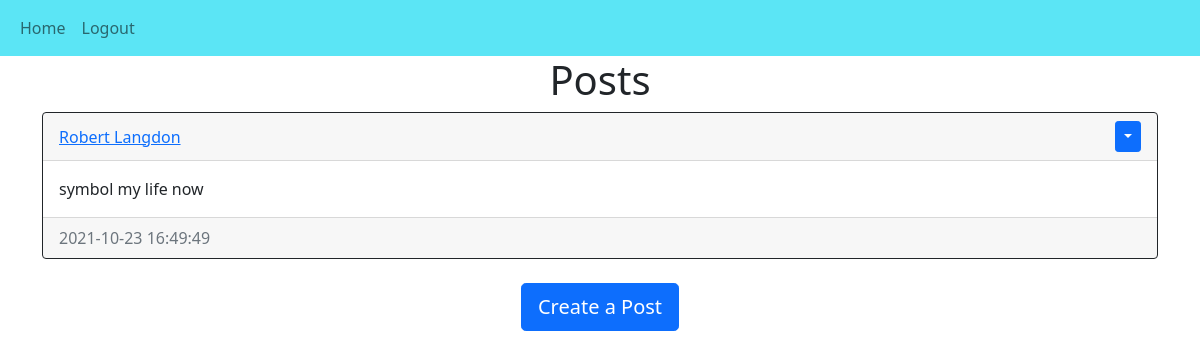
The page /home (signed in) on the database as committed earlier.
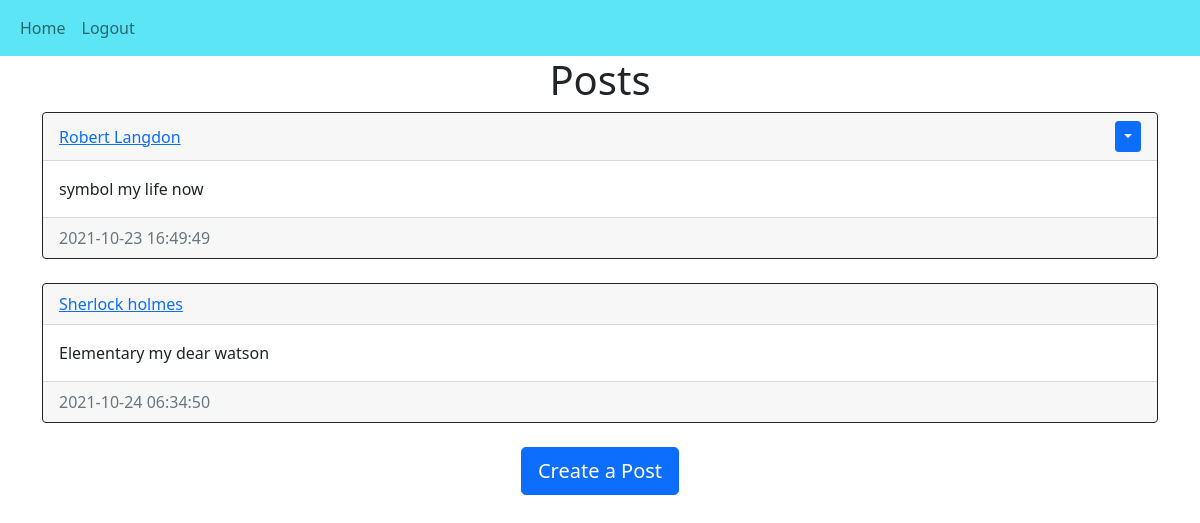
The same page on the database as committed later.
### website/models.py (models this page shows)
class Post(db.Model):
    id = db.Column(db.Integer, primary_key=True)
    text = db.Column(db.Text,nullable=False)
    date_created = db.Column(db.DateTime(timezone=True), default=func.now())
    author = db.Column(db.Integer, db.ForeignKey('user.id',on_delete='CASCADE'),
        nullable=False)

class User(db.Model, UserMixin):
    id = db.Column(db.Integer, primary_key=True)
    email = db.Column(db.String(150), unique=True)
    username = db.Column(db.String(150), unique=True)
    password = db.Column(db.String(150))
    date_created = db.Column(db.DateTime(timezone=True), default=func.now())
    posts = db.relationship('Post',backref='user',passive_deletes=True)

### website/views.py (the view)
@views.route("/")
@views.route("/home")
@login_required
def home():
    posts=Post.query.all()
    return render_template("home.html", user=current_user, posts=posts)

### website/__init__.py (called while the page is built)
def create_app():
    app = Flask(__name__)
    app.config['SECRET_KEY'] = "2441139"
    app.config['SQLALCHEMY_DATABASE_URI'] = f'sqlite:///{DB_NAME}'
    db.init_app(app)
    from .views import views
    from .auth import auth
    app.register_blueprint(views, url_prefix="/")
    app.register_blueprint(auth, url_prefix="/")
    from .models import User,Post
    create_database(app)
    login_manager = LoginManager()
    login_manager.login_view = "auth.login"
    login_manager.init_app(app)
    @login_manager.user_loader
    def load_user(id):
        return User.query.get(int(id))
    return app

### website/templates/home.html (shortened to what this page needs)
{% extends "posts_div.html" %}

### website/templates/posts_div.html (shortened to what this page needs)
{% extends "base.html" %}
{% block content%}
  <h1 align="center">{% block header %}Posts{% endblock %}</h1>
  <div id="posts">
    {% for post in posts %}
    <div class="card border-dark">
      <div class="card-header d-flex justify-content-between align-items-center">
        <a href="/posts/{{post.user.username}}">{{post.user.username}}</a>
        {% if user.id == post.author %}
        <div class="btn-group">
          <button
            type="button"
            class="btn btn-sm btn-primary dropdown-toggle"
            data-bs-toggle="dropdown"
          ></button>
        </div>
        {% endif %}
      </div>
      <div class="card-body">
        <div class="card-text">{{post.text}}</div>
      </div>
      <div class="card-footer text-muted">{{post.date_created}}</div>
    </div>
    <br/ > {% endfor %}
  </div>
  {% block footer %}
  <div align="center">
    <a href="/create-post"
      ><button type="button" class="btn btn-primary btn-lg">
        Create a Post
      </button></a
    >
  </div>
  {% endblock %}
{% endblock %}

### website/templates/base.html (shortened to what this page needs)
<!DOCTYPE html>
<html>
<head>
	<link href="https://cdn.jsdelivr.net/npm/bootstrap@5.1.3/dist/css/bootstrap.min.css" rel="stylesheet">
</head>
<body>
	<nav class="navbar navbar-expand-lg navbar-light" style="background-color: #5be5f5;">
  	<div class="container-fluid">
        <div class="collapse navbar-collapse" id="navbar">
          <div class="navbar-nav">
            <a class="nav-item nav-link" href="/home">Home</a>
            {% if user.is_authenticated %}
              <a class="nav-item nav-link" href="/logout">Logout</a>
            {% else %}
              <a class="nav-item nav-link" href="/login">Login</a>
              <a class="nav-item nav-link" href="/signup">Sign Up</a>
            {% endif %}
          </div>
        </div>
      </div>
	</nav>
	<div class="container">
		{% block content %}{% endblock %}
	</div>
</body>
</html>

Rows that differ between the two databases and show on the page:
added Post: user.username "Sherlock holmes", text "Elementary my dear watson", date_created "2021-10-24 06:34:50"
